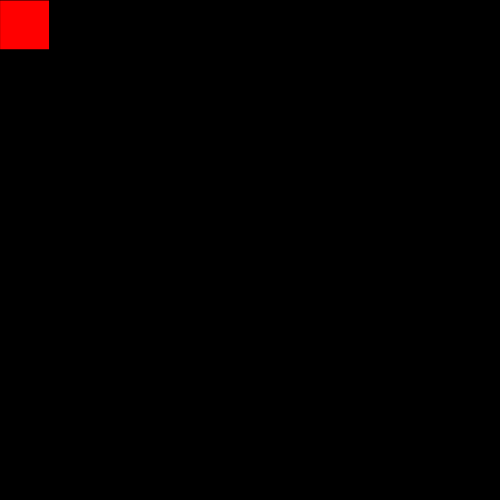
Frame 1 (no input)
Frame 60 (no input): identical to frame 1, image omitted
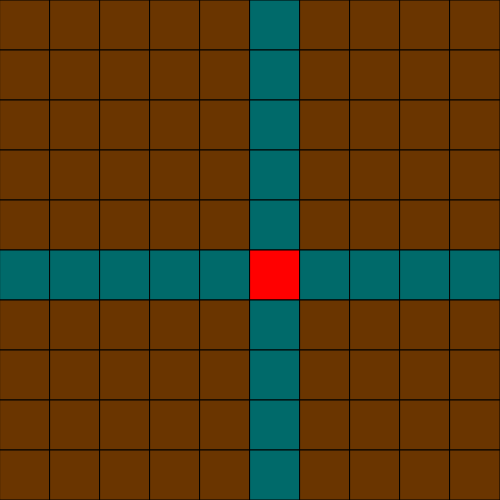
Frame 120 (the mouse pressed at the canvas centre since frame 60)

The p5.js sketch that drew these frames (run headless with seeded random() and noise() and a simulated clock; from frame 60 on, the mouse is pressed at the canvas centre):

// p5.js sketch
// ── sketch.js

function setup() {

  createCanvas(500, 500);
  frameRate(60);
  //noLoop();
}
function draw()
{
size=width/10
background(0);
//red=map(x,,10,0,600);
red1 = map(mouseX, 0, width, 0, 10)
red2 = map(mouseY, 0, width, 0, 10)
opy= map(mouseY,0,600,0,255)
opx= map(mouseX,0,600,0,255)
avop=(opx+opy)/2
for(let x=0;x<10;x++)
{
  for(let y=0;y<10;y++)
  {

    //red=map(x,0,10,0,600);
    fill(255,127.5,0,avop);
    if(x==int(red1)||y==int(red2)){
      fill(0,255,255,avop);
    }
    if(x==int(red1)&&y==int(red2)){
      fill(255,0,0);
    }
  rect(size*x,size*y,size,size);


  }
}
}
